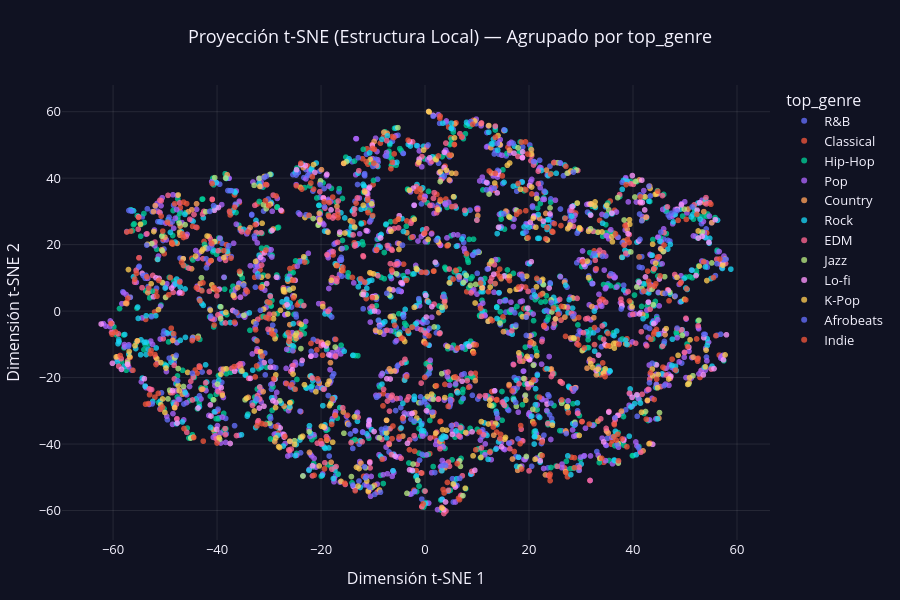

The notebook cell saved with this chart:
### Markdown cell above
#### 5.2.3 Usuarios según género musical

### Code cell
red_model.graficar("top_genre", "Proyección t-SNE (Estructura Local) — Agrupado por top_genre").show()

### Figure 1 — Plotly figure (JSON) as saved in the notebook; plotly's stock layout.template omitted (floating-point values rounded to 4 significant figures; data arrays with more than 128 entries replaced by an {"elided": "..."} marker saying what was removed)
{"data": [{"hovertemplate": "top_genre=R&B<br>Dimensión t-SNE 1=%{x}<br>Dimensión t-SNE 2=%{y}<extra></extra>", "legendgroup": "R&B", "marker": {"color": "#636EFA", "opacity": 0.78, "symbol": "circle", "line": {"width": 0}, "size": 6}, "mode": "markers", "name": "R&B", "showlegend": true, "x": {"elided": "341 float values"}, "xaxis": "x", "y": {"elided": "341 float values"}, "yaxis": "y", "type": "scattergl"}, {"hovertemplate": "top_genre=Classical<br>Dimensión t-SNE 1=%{x}<br>Dimensión t-SNE 2=%{y}<extra></extra>", "legendgroup": "Classical", "marker": {"color": "#EF553B", "opacity": 0.78, "symbol": "circle", "line": {"width": 0}, "size": 6}, "mode": "markers", "name": "Classical", "showlegend": true, "x": {"elided": "166 float values"}, "xaxis": "x", "y": {"elided": "166 float values"}, "yaxis": "y", "type": "scattergl"}, {"hovertemplate": "top_genre=Hip-Hop<br>Dimensión t-SNE 1=%{x}<br>Dimensión t-SNE 2=%{y}<extra></extra>", "legendgroup": "Hip-Hop", "marker": {"color": "#00CC96", "opacity": 0.78, "symbol": "circle", "line": {"width": 0}, "size": 6}, "mode": "markers", "name": "Hip-Hop", "showlegend": true, "x": {"elided": "605 float values"}, "xaxis": "x", "y": {"elided": "605 float values"}, "yaxis": "y", "type": "scattergl"}, {"hovertemplate": "top_genre=Pop<br>Dimensión t-SNE 1=%{x}<br>Dimensión t-SNE 2=%{y}<extra></extra>", "legendgroup": "Pop", "marker": {"color": "#AB63FA", "opacity": 0.78, "symbol": "circle", "line": {"width": 0}, "size": 6}, "mode": "markers", "name": "Pop", "showlegend": true, "x": {"elided": "721 float values"}, "xaxis": "x", "y": {"elided": "721 float values"}, "yaxis": "y", "type": "scattergl"}, {"hovertemplate": "top_genre=Country<br>Dimensión t-SNE 1=%{x}<br>Dimensión t-SNE 2=%{y}<extra></extra>", "legendgroup": "Country", "marker": {"color": "#FFA15A", "opacity": 0.78, "symbol": "circle", "line": {"width": 0}, "size": 6}, "mode": "markers", "name": "Country", "showlegend": true, "x": {"elided": "165 float values"}, "xaxis": "x", "y": {"elided": "165 float values"}, "yaxis": "y", "type": "scattergl"}, {"hovertemplate": "top_genre=Rock<br>Dimensión t-SNE 1=%{x}<br>Dimensión t-SNE 2=%{y}<extra></extra>", "legendgroup": "Rock", "marker": {"color": "#19D3F3", "opacity": 0.78, "symbol": "circle", "line": {"width": 0}, "size": 6}, "mode": "markers", "name": "Rock", "showlegend": true, "x": {"elided": "472 float values"}, "xaxis": "x", "y": {"elided": "472 float values"}, "yaxis": "y", "type": "scattergl"}, {"hovertemplate": "top_genre=EDM<br>Dimensión t-SNE 1=%{x}<br>Dimensión t-SNE 2=%{y}<extra></extra>", "legendgroup": "EDM", "marker": {"color": "#FF6692", "opacity": 0.78, "symbol": "circle", "line": {"width": 0}, "size": 6}, "mode": "markers", "name": "EDM", "showlegend": true, "x": {"elided": "382 float values"}, "xaxis": "x", "y": {"elided": "382 float values"}, "yaxis": "y", "type": "scattergl"}, {"hovertemplate": "top_genre=Jazz<br>Dimensión t-SNE 1=%{x}<br>Dimensión t-SNE 2=%{y}<extra></extra>", "legendgroup": "Jazz", "marker": {"color": "#B6E880", "opacity": 0.78, "symbol": "circle", "line": {"width": 0}, "size": 6}, "mode": "markers", "name": "Jazz", "showlegend": true, "x": {"elided": "132 float values"}, "xaxis": "x", "y": {"elided": "132 float values"}, "yaxis": "y", "type": "scattergl"}, {"hovertemplate": "top_genre=Lo-fi<br>Dimensión t-SNE 1=%{x}<br>Dimensión t-SNE 2=%{y}<extra></extra>", "legendgroup": "Lo-fi", "marker": {"color": "#FF97FF", "opacity": 0.78, "symbol": "circle", "line": {"width": 0}, "size": 6}, "mode": "markers", "name": "Lo-fi", "showlegend": true, "x": {"elided": "201 float values"}, "xaxis": "x", "y": {"elided": "201 float values"}, "yaxis": "y", "type": "scattergl"}, {"hovertemplate": "top_genre=K-Pop<br>Dimensión t-SNE 1=%{x}<br>Dimensión t-SNE 2=%{y}<extra></extra>", "legendgroup": "K-Pop", "marker": {"color": "#FECB52", "opacity": 0.78, "symbol": "circle", "line": {"width": 0}, "size": 6}, "mode": "markers", "name": "K-Pop", "showlegend": true, "x": {"elided": "278 float values"}, "xaxis": "x", "y": {"elided": "278 float values"}, "yaxis": "y", "type": "scattergl"}, {"hovertemplate": "top_genre=Afrobeats<br>Dimensión t-SNE 1=%{x}<br>Dimensión t-SNE 2=%{y}<extra></extra>", "legendgroup": "Afrobeats", "marker": {"color": "#636EFA", "opacity": 0.78, "symbol": "circle", "line": {"width": 0}, "size": 6}, "mode": "markers", "name": "Afrobeats", "showlegend": true, "x": {"elided": "210 float values"}, "xaxis": "x", "y": {"elided": "210 float values"}, "yaxis": "y", "type": "scattergl"}, {"hovertemplate": "top_genre=Indie<br>Dimensión t-SNE 1=%{x}<br>Dimensión t-SNE 2=%{y}<extra></extra>", "legendgroup": "Indie", "marker": {"color": "#EF553B", "opacity": 0.78, "symbol": "circle", "line": {"width": 0}, "size": 6}, "mode": "markers", "name": "Indie", "showlegend": true, "x": {"elided": "327 float values"}, "xaxis": "x", "y": {"elided": "327 float values"}, "yaxis": "y", "type": "scattergl"}], "layout": {"xaxis": {"anchor": "y", "domain": [0.0, 1.0], "title": {"text": "Dimensión t-SNE 1"}, "gridcolor": "rgba(255,255,255,0.09)", "zeroline": false}, "yaxis": {"anchor": "x", "domain": [0.0, 1.0], "title": {"text": "Dimensión t-SNE 2"}, "gridcolor": "rgba(255,255,255,0.09)", "zeroline": false}, "legend": {"title": {"text": "top_genre"}, "tracegroupgap": 0}, "title": {"text": "Proyección t-SNE (Estructura Local) — Agrupado por top_genre", "x": 0.5}, "font": {"size": 13, "color": "#F5F3FF"}, "margin": {"l": 55, "r": 35, "t": 85, "b": 60}, "height": 600, "autosize": true, "paper_bgcolor": "#101222", "plot_bgcolor": "#101222"}}
